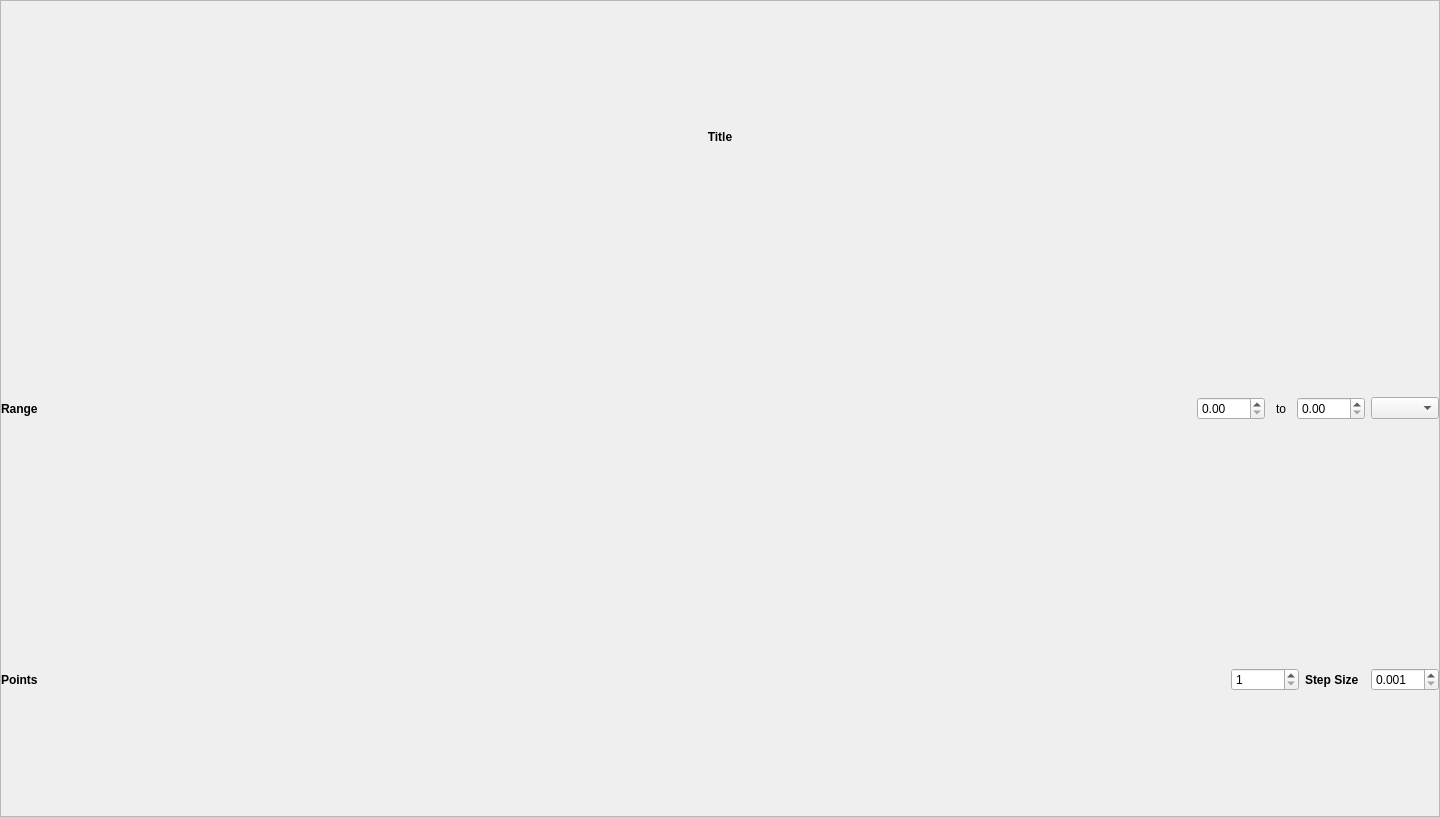
<?xml version="1.0" encoding="UTF-8"?>
<ui version="4.0">
 <class>Form</class>
 <widget class="QWidget" name="Form">
  <property name="geometry">
   <rect>
    <x>0</x>
    <y>0</y>
    <width>1440</width>
    <height>817</height>
   </rect>
  </property>
  <property name="windowTitle">
   <string>Form</string>
  </property>
  <layout class="QVBoxLayout" name="verticalLayout_2">
   <property name="spacing">
    <number>0</number>
   </property>
   <property name="leftMargin">
    <number>0</number>
   </property>
   <property name="topMargin">
    <number>0</number>
   </property>
   <property name="rightMargin">
    <number>0</number>
   </property>
   <property name="bottomMargin">
    <number>0</number>
   </property>
   <item>
    <widget class="QFrame" name="frame_3">
     <property name="frameShape">
      <enum>QFrame::StyledPanel</enum>
     </property>
     <property name="frameShadow">
      <enum>QFrame::Raised</enum>
     </property>
     <layout class="QVBoxLayout" name="verticalLayout">
      <property name="spacing">
       <number>0</number>
      </property>
      <property name="leftMargin">
       <number>0</number>
      </property>
      <property name="topMargin">
       <number>0</number>
      </property>
      <property name="rightMargin">
       <number>0</number>
      </property>
      <property name="bottomMargin">
       <number>0</number>
      </property>
      <item>
       <widget class="QLabel" name="titleLabel">
        <property name="font">
         <font>
          <weight>75</weight>
          <bold>true</bold>
         </font>
        </property>
        <property name="text">
         <string>Title</string>
        </property>
        <property name="alignment">
         <set>Qt::AlignCenter</set>
        </property>
       </widget>
      </item>
      <item>
       <widget class="QFrame" name="frame">
        <property name="frameShape">
         <enum>QFrame::NoFrame</enum>
        </property>
        <property name="frameShadow">
         <enum>QFrame::Raised</enum>
        </property>
        <property name="lineWidth">
         <number>0</number>
        </property>
        <layout class="QHBoxLayout" name="horizontalLayout">
         <property name="leftMargin">
          <number>0</number>
         </property>
         <property name="topMargin">
          <number>0</number>
         </property>
         <property name="rightMargin">
          <number>0</number>
         </property>
         <property name="bottomMargin">
          <number>0</number>
         </property>
         <item>
          <widget class="QLabel" name="rangeLabel">
           <property name="font">
            <font>
             <weight>75</weight>
             <bold>true</bold>
            </font>
           </property>
           <property name="text">
            <string>Range</string>
           </property>
          </widget>
         </item>
         <item>
          <widget class="QDoubleSpinBox" name="low">
           <property name="sizePolicy">
            <sizepolicy hsizetype="Minimum" vsizetype="Fixed">
             <horstretch>0</horstretch>
             <verstretch>0</verstretch>
            </sizepolicy>
           </property>
           <property name="minimumSize">
            <size>
             <width>0</width>
             <height>0</height>
            </size>
           </property>
           <property name="maximumSize">
            <size>
             <width>68</width>
             <height>16777215</height>
            </size>
           </property>
           <property name="maximum">
            <double>1000000.000000000000000</double>
           </property>
           <property name="singleStep">
            <double>0.100000000000000</double>
           </property>
           <property name="value">
            <double>0.000000000000000</double>
           </property>
          </widget>
         </item>
         <item>
          <widget class="QLabel" name="label_4">
           <property name="sizePolicy">
            <sizepolicy hsizetype="Preferred" vsizetype="Preferred">
             <horstretch>0</horstretch>
             <verstretch>0</verstretch>
            </sizepolicy>
           </property>
           <property name="maximumSize">
            <size>
             <width>20</width>
             <height>16777215</height>
            </size>
           </property>
           <property name="text">
            <string>to</string>
           </property>
           <property name="alignment">
            <set>Qt::AlignCenter</set>
           </property>
          </widget>
         </item>
         <item>
          <widget class="QDoubleSpinBox" name="high">
           <property name="sizePolicy">
            <sizepolicy hsizetype="Minimum" vsizetype="Fixed">
             <horstretch>0</horstretch>
             <verstretch>0</verstretch>
            </sizepolicy>
           </property>
           <property name="maximumSize">
            <size>
             <width>68</width>
             <height>16777215</height>
            </size>
           </property>
           <property name="singleStep">
            <double>0.100000000000000</double>
           </property>
          </widget>
         </item>
         <item>
          <widget class="QComboBox" name="units">
           <property name="maximumSize">
            <size>
             <width>68</width>
             <height>16777215</height>
            </size>
           </property>
          </widget>
         </item>
        </layout>
       </widget>
      </item>
      <item>
       <widget class="QFrame" name="frame_2">
        <property name="frameShape">
         <enum>QFrame::NoFrame</enum>
        </property>
        <property name="frameShadow">
         <enum>QFrame::Raised</enum>
        </property>
        <property name="lineWidth">
         <number>0</number>
        </property>
        <layout class="QHBoxLayout" name="horizontalLayout_2">
         <property name="leftMargin">
          <number>0</number>
         </property>
         <property name="topMargin">
          <number>0</number>
         </property>
         <property name="rightMargin">
          <number>0</number>
         </property>
         <property name="bottomMargin">
          <number>0</number>
         </property>
         <item>
          <widget class="QLabel" name="pointsLabel">
           <property name="font">
            <font>
             <weight>75</weight>
             <bold>true</bold>
            </font>
           </property>
           <property name="text">
            <string>Points</string>
           </property>
          </widget>
         </item>
         <item>
          <widget class="QSpinBox" name="points">
           <property name="sizePolicy">
            <sizepolicy hsizetype="Minimum" vsizetype="Fixed">
             <horstretch>0</horstretch>
             <verstretch>0</verstretch>
            </sizepolicy>
           </property>
           <property name="maximumSize">
            <size>
             <width>68</width>
             <height>16777215</height>
            </size>
           </property>
           <property name="minimum">
            <number>1</number>
           </property>
           <property name="maximum">
            <number>10000000</number>
           </property>
          </widget>
         </item>
         <item>
          <widget class="QLabel" name="stepLabel">
           <property name="maximumSize">
            <size>
             <width>60</width>
             <height>16777215</height>
            </size>
           </property>
           <property name="font">
            <font>
             <weight>75</weight>
             <bold>true</bold>
            </font>
           </property>
           <property name="text">
            <string>Step Size</string>
           </property>
          </widget>
         </item>
         <item>
          <widget class="QDoubleSpinBox" name="step">
           <property name="sizePolicy">
            <sizepolicy hsizetype="Minimum" vsizetype="Fixed">
             <horstretch>0</horstretch>
             <verstretch>0</verstretch>
            </sizepolicy>
           </property>
           <property name="maximumSize">
            <size>
             <width>68</width>
             <height>16777215</height>
            </size>
           </property>
           <property name="decimals">
            <number>3</number>
           </property>
           <property name="minimum">
            <double>0.001000000000000</double>
           </property>
           <property name="maximum">
            <double>1000000.000000000000000</double>
           </property>
           <property name="singleStep">
            <double>0.100000000000000</double>
           </property>
          </widget>
         </item>
        </layout>
       </widget>
      </item>
     </layout>
    </widget>
   </item>
  </layout>
 </widget>
 <resources/>
 <connections/>
</ui>
